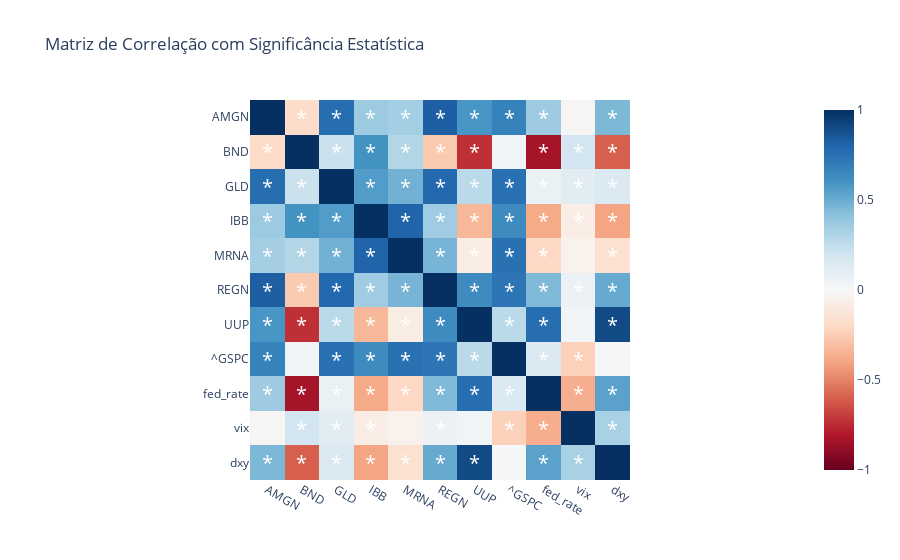

Notebook code for this chart:
### Markdown cell above
# Passo 2.1: Diagnóstico Econométrico das Features

Esta etapa realiza uma análise econométrica completa das features antes de usá-las no modelo:

1. **Testes de Estacionariedade**
   - Teste ADF (Augmented Dickey-Fuller)
   - Teste KPSS (Kwiatkowski-Phillips-Schmidt-Shin)
   
2. **Análise de Multicolinearidade**
   - VIF (Variance Inflation Factor)
   - Matriz de Correlação com p-valores

3. **Visualização dos Resultados**
   - Gráficos de Séries Temporais
   - Heatmap de Correlações

### Code cell
# --- Diagnóstico Econométrico Completo ---
from statsmodels.tsa.stattools import adfuller, kpss
from statsmodels.stats.outliers_influence import variance_inflation_factor
import numpy as np
from scipy import stats
import warnings
import plotly.express as px
warnings.filterwarnings('ignore')

def teste_estacionariedade(series, nome_serie):
    """Realiza testes de estacionariedade (ADF e KPSS) em uma série temporal."""
    # Teste ADF
    adf_result = adfuller(series.dropna())
    
    # Teste KPSS
    kpss_result = kpss(series.dropna(), regression='c')
    
    # Interpretação dos resultados
    eh_estacionaria = (adf_result[1] < 0.05) and (kpss_result[1] > 0.05)
    
    print(f"\nDiagnóstico de Estacionariedade para {nome_serie}")
    print("-" * 50)
    print(f"Teste ADF:")
    print(f"  p-valor: {adf_result[1]:.4f}")
    print(f"  Estatística de teste: {adf_result[0]:.4f}")
    
    print(f"\nTeste KPSS:")
    print(f"  p-valor: {kpss_result[1]:.4f}")
    print(f"  Estatística de teste: {kpss_result[0]:.4f}")
    
    print(f"\nConclusão: A série {'é' if eh_estacionaria else 'não é'} estacionária")
    
    return eh_estacionaria

def calcular_vif(X):
    """Calcula o VIF (Variance Inflation Factor) para cada feature."""
    vif_data = pd.DataFrame()
    vif_data["Feature"] = X.columns
    vif_data["VIF"] = [variance_inflation_factor(X.values, i) for i in range(X.shape[1])]
    return vif_data.sort_values('VIF', ascending=False)

def matriz_correlacao_significativa(data):
    """Calcula a matriz de correlação com p-valores."""
    corr_matrix = data.corr()
    p_values = pd.DataFrame(np.zeros_like(corr_matrix), columns=data.columns, index=data.columns)
    
    for i in range(len(data.columns)):
        for j in range(len(data.columns)):
            if i != j:
                stat, p = stats.pearsonr(data.iloc[:, i].dropna(), data.iloc[:, j].dropna())
                p_values.iloc[i, j] = p
    
    return corr_matrix, p_values

# 1. Análise de Estacionariedade
print("=== Análise de Estacionariedade ===")
features_macro = ['fed_rate', 'vix', 'dxy']
series_estacionarias = {}

for feature in features_macro:
    if feature in unified_data.columns:
        # Testar versão original
        print(f"\nTestando feature: {feature}")
        eh_estacionaria = teste_estacionariedade(unified_data[feature], feature)
        
        # Se não for estacionária, testar diferença
        if not eh_estacionaria:
            print(f"\nTestando primeira diferença de {feature}")
            diff_series = unified_data[feature].diff().dropna()
            eh_estacionaria = teste_estacionariedade(diff_series, f"{feature} (diff)")
        
        series_estacionarias[feature] = eh_estacionaria

# 2. Análise de Multicolinearidade
print("\n=== Análise de Multicolinearidade ===")
features_numericas = unified_data.select_dtypes(include=[np.number]).columns
vif_results = calcular_vif(unified_data[features_numericas])
print("\nResultados do VIF:")
print(vif_results)

# 3. Matriz de Correlação com Significância
corr_matrix, p_values = matriz_correlacao_significativa(unified_data[features_numericas])

# Visualização da Matriz de Correlação
fig = px.imshow(
    corr_matrix,
    title='Matriz de Correlação com Significância Estatística',
    color_continuous_scale='RdBu',
    zmin=-1,
    zmax=1
)

# Adicionar asteriscos para correlações significativas
for i in range(len(features_numericas)):
    for j in range(len(features_numericas)):
        if i != j:
            if p_values.iloc[i, j] < 0.05:
                fig.add_annotation(
                    x=j,
                    y=i,
                    text="*",
                    showarrow=False,
                    font=dict(size=20, color="white")
                )

fig.write_html(os.path.join(output_dir, 'correlation_significance.html'))
fig.write_image(os.path.join(output_dir, 'correlation_significance.pdf'))
fig.show()

# Salvar resultados em um arquivo de texto
with open(os.path.join(output_dir, 'diagnostico_econometrico.txt'), 'w') as f:
    f.write("=== Diagnóstico Econométrico ===\n\n")
    
    f.write("1. Análise de Estacionariedade:\n")
    for feature, eh_estacionaria in series_estacionarias.items():
        f.write(f"{feature}: {'Estacionária' if eh_estacionaria else 'Não Estacionária'}\n")
    
    f.write("\n2. Análise de Multicolinearidade (VIF):\n")
    f.write(vif_results.to_string())
    
    f.write("\n\n3. Correlações Significativas:\n")
    for i in range(len(features_numericas)):
        for j in range(i+1, len(features_numericas)):
            if p_values.iloc[i, j] < 0.05:
                f.write(f"{features_numericas[i]} - {features_numericas[j]}: ")
                f.write(f"corr = {corr_matrix.iloc[i, j]:.2f}, p = {p_values.iloc[i, j]:.4f}\n")

print("\nDiagnóstico econométrico completo salvo em 'diagnostico_econometrico.txt'")

### Figure 1 — Plotly figure (JSON) as saved in the notebook; plotly's stock layout.template omitted (floating-point values rounded to 4 significant figures)
{"data": [{"coloraxis": "coloraxis", "hovertemplate": "x: %{x}<br>y: %{y}<br>color: %{z}<extra></extra>", "name": "0", "type": "heatmap", "x": ["AMGN", "BND", "GLD", "IBB", "MRNA", "REGN", "UUP", "^GSPC", "fed_rate", "vix", "dxy"], "xaxis": "x", "y": ["AMGN", "BND", "GLD", "IBB", "MRNA", "REGN", "UUP", "^GSPC", "fed_rate", "vix", "dxy"], "yaxis": "y", "z": [[1.0, -0.1914, 0.7653, 0.3674, 0.3455, 0.8272, 0.5887, 0.6771, 0.3607, -0.01121, 0.451], [-0.1914, 1.0, 0.2201, 0.6055, 0.2948, -0.2636, -0.7336, 0.03055, -0.8311, 0.1947, -0.6025], [0.7653, 0.2201, 1.0, 0.565, 0.4804, 0.7875, 0.2737, 0.7503, 0.07213, 0.1126, 0.1507], [0.3674, 0.6055, 0.565, 1.0, 0.8058, 0.3587, -0.3345, 0.6352, -0.3822, -0.07349, -0.3951], [0.3455, 0.2948, 0.4804, 0.8058, 1.0, 0.4676, -0.08197, 0.7526, -0.2098, -0.04431, -0.1626], [0.8272, -0.2636, 0.7875, 0.3587, 0.4676, 1.0, 0.6359, 0.7323, 0.4459, 0.06192, 0.5088], [0.5887, -0.7336, 0.2737, -0.3345, -0.08197, 0.6359, 1.0, 0.2724, 0.7648, 0.03669, 0.9039], [0.6771, 0.03055, 0.7503, 0.6352, 0.7526, 0.7323, 0.2724, 1.0, 0.1507, -0.2377, 0.01269], [0.3607, -0.8311, 0.07213, -0.3822, -0.2098, 0.4459, 0.7648, 0.1507, 1.0, -0.3654, 0.5426], [-0.01121, 0.1947, 0.1126, -0.07349, -0.04431, 0.06192, 0.03669, -0.2377, -0.3654, 1.0, 0.3269], [0.451, -0.6025, 0.1507, -0.3951, -0.1626, 0.5088, 0.9039, 0.01269, 0.5426, 0.3269, 1.0]]}], "layout": {"annotations": [{"font": {"color": "white", "size": 20}, "showarrow": false, "text": "*", "x": 1, "y": 0}, {"font": {"color": "white", "size": 20}, "showarrow": false, "text": "*", "x": 2, "y": 0}, {"font": {"color": "white", "size": 20}, "showarrow": false, "text": "*", "x": 3, "y": 0}, {"font": {"color": "white", "size": 20}, "showarrow": false, "text": "*", "x": 4, "y": 0}, {"font": {"color": "white", "size": 20}, "showarrow": false, "text": "*", "x": 5, "y": 0}, {"font": {"color": "white", "size": 20}, "showarrow": false, "text": "*", "x": 6, "y": 0}, {"font": {"color": "white", "size": 20}, "showarrow": false, "text": "*", "x": 7, "y": 0}, {"font": {"color": "white", "size": 20}, "showarrow": false, "text": "*", "x": 8, "y": 0}, {"font": {"color": "white", "size": 20}, "showarrow": false, "text": "*", "x": 10, "y": 0}, {"font": {"color": "white", "size": 20}, "showarrow": false, "text": "*", "x": 0, "y": 1}, {"font": {"color": "white", "size": 20}, "showarrow": false, "text": "*", "x": 2, "y": 1}, {"font": {"color": "white", "size": 20}, "showarrow": false, "text": "*", "x": 3, "y": 1}, {"font": {"color": "white", "size": 20}, "showarrow": false, "text": "*", "x": 4, "y": 1}, {"font": {"color": "white", "size": 20}, "showarrow": false, "text": "*", "x": 5, "y": 1}, {"font": {"color": "white", "size": 20}, "showarrow": false, "text": "*", "x": 6, "y": 1}, {"font": {"color": "white", "size": 20}, "showarrow": false, "text": "*", "x": 8, "y": 1}, {"font": {"color": "white", "size": 20}, "showarrow": false, "text": "*", "x": 9, "y": 1}, {"font": {"color": "white", "size": 20}, "showarrow": false, "text": "*", "x": 10, "y": 1}, {"font": {"color": "white", "size": 20}, "showarrow": false, "text": "*", "x": 0, "y": 2}, {"font": {"color": "white", "size": 20}, "showarrow": false, "text": "*", "x": 1, "y": 2}, {"font": {"color": "white", "size": 20}, "showarrow": false, "text": "*", "x": 3, "y": 2}, {"font": {"color": "white", "size": 20}, "showarrow": false, "text": "*", "x": 4, "y": 2}, {"font": {"color": "white", "size": 20}, "showarrow": false, "text": "*", "x": 5, "y": 2}, {"font": {"color": "white", "size": 20}, "showarrow": false, "text": "*", "x": 6, "y": 2}, {"font": {"color": "white", "size": 20}, "showarrow": false, "text": "*", "x": 7, "y": 2}, {"font": {"color": "white", "size": 20}, "showarrow": false, "text": "*", "x": 8, "y": 2}, {"font": {"color": "white", "size": 20}, "showarrow": false, "text": "*", "x": 9, "y": 2}, {"font": {"color": "white", "size": 20}, "showarrow": false, "text": "*", "x": 10, "y": 2}, {"font": {"color": "white", "size": 20}, "showarrow": false, "text": "*", "x": 0, "y": 3}, {"font": {"color": "white", "size": 20}, "showarrow": false, "text": "*", "x": 1, "y": 3}, {"font": {"color": "white", "size": 20}, "showarrow": false, "text": "*", "x": 2, "y": 3}, {"font": {"color": "white", "size": 20}, "showarrow": false, "text": "*", "x": 4, "y": 3}, {"font": {"color": "white", "size": 20}, "showarrow": false, "text": "*", "x": 5, "y": 3}, {"font": {"color": "white", "size": 20}, "showarrow": false, "text": "*", "x": 6, "y": 3}, {"font": {"color": "white", "size": 20}, "showarrow": false, "text": "*", "x": 7, "y": 3}, {"font": {"color": "white", "size": 20}, "showarrow": false, "text": "*", "x": 8, "y": 3}, {"font": {"color": "white", "size": 20}, "showarrow": false, "text": "*", "x": 9, "y": 3}, {"font": {"color": "white", "size": 20}, "showarrow": false, "text": "*", "x": 10, "y": 3}, {"font": {"color": "white", "size": 20}, "showarrow": false, "text": "*", "x": 0, "y": 4}, {"font": {"color": "white", "size": 20}, "showarrow": false, "text": "*", "x": 1, "y": 4}, {"font": {"color": "white", "size": 20}, "showarrow": false, "text": "*", "x": 2, "y": 4}, {"font": {"color": "white", "size": 20}, "showarrow": false, "text": "*", "x": 3, "y": 4}, {"font": {"color": "white", "size": 20}, "showarrow": false, "text": "*", "x": 5, "y": 4}, {"font": {"color": "white", "size": 20}, "showarrow": false, "text": "*", "x": 6, "y": 4}, {"font": {"color": "white", "size": 20}, "showarrow": false, "text": "*", "x": 7, "y": 4}, {"font": {"color": "white", "size": 20}, "showarrow": false, "text": "*", "x": 8, "y": 4}, {"font": {"color": "white", "size": 20}, "showarrow": false, "text": "*", "x": 10, "y": 4}, {"font": {"color": "white", "size": 20}, "showarrow": false, "text": "*", "x": 0, "y": 5}, {"font": {"color": "white", "size": 20}, "showarrow": false, "text": "*", "x": 1, "y": 5}, {"font": {"color": "white", "size": 20}, "showarrow": false, "text": "*", "x": 2, "y": 5}, {"font": {"color": "white", "size": 20}, "showarrow": false, "text": "*", "x": 3, "y": 5}, {"font": {"color": "white", "size": 20}, "showarrow": false, "text": "*", "x": 4, "y": 5}, {"font": {"color": "white", "size": 20}, "showarrow": false, "text": "*", "x": 6, "y": 5}, {"font": {"color": "white", "size": 20}, "showarrow": false, "text": "*", "x": 7, "y": 5}, {"font": {"color": "white", "size": 20}, "showarrow": false, "text": "*", "x": 8, "y": 5}, {"font": {"color": "white", "size": 20}, "showarrow": false, "text": "*", "x": 9, "y": 5}, {"font": {"color": "white", "size": 20}, "showarrow": false, "text": "*", "x": 10, "y": 5}, {"font": {"color": "white", "size": 20}, "showarrow": false, "text": "*", "x": 0, "y": 6}, {"font": {"color": "white", "size": 20}, "showarrow": false, "text": "*", "x": 1, "y": 6}, {"font": {"color": "white", "size": 20}, "showarrow": false, "text": "*", "x": 2, "y": 6}, {"font": {"color": "white", "size": 20}, "showarrow": false, "text": "*", "x": 3, "y": 6}, {"font": {"color": "white", "size": 20}, "showarrow": false, "text": "*", "x": 4, "y": 6}, {"font": {"color": "white", "size": 20}, "showarrow": false, "text": "*", "x": 5, "y": 6}, {"font": {"color": "white", "size": 20}, "showarrow": false, "text": "*", "x": 7, "y": 6}, {"font": {"color": "white", "size": 20}, "showarrow": false, "text": "*", "x": 8, "y": 6}, {"font": {"color": "white", "size": 20}, "showarrow": false, "text": "*", "x": 10, "y": 6}, {"font": {"color": "white", "size": 20}, "showarrow": false, "text": "*", "x": 0, "y": 7}, {"font": {"color": "white", "size": 20}, "showarrow": false, "text": "*", "x": 2, "y": 7}, {"font": {"color": "white", "size": 20}, "showarrow": false, "text": "*", "x": 3, "y": 7}, {"font": {"color": "white", "size": 20}, "showarrow": false, "text": "*", "x": 4, "y": 7}, {"font": {"color": "white", "size": 20}, "showarrow": false, "text": "*", "x": 5, "y": 7}, {"font": {"color": "white", "size": 20}, "showarrow": false, "text": "*", "x": 6, "y": 7}, {"font": {"color": "white", "size": 20}, "showarrow": false, "text": "*", "x": 8, "y": 7}, {"font": {"color": "white", "size": 20}, "showarrow": false, "text": "*", "x": 9, "y": 7}, {"font": {"color": "white", "size": 20}, "showarrow": false, "text": "*", "x": 0, "y": 8}, {"font": {"color": "white", "size": 20}, "showarrow": false, "text": "*", "x": 1, "y": 8}, {"font": {"color": "white", "size": 20}, "showarrow": false, "text": "*", "x": 2, "y": 8}, {"font": {"color": "white", "size": 20}, "showarrow": false, "text": "*", "x": 3, "y": 8}, {"font": {"color": "white", "size": 20}, "showarrow": false, "text": "*", "x": 4, "y": 8}, {"font": {"color": "white", "size": 20}, "showarrow": false, "text": "*", "x": 5, "y": 8}, {"font": {"color": "white", "size": 20}, "showarrow": false, "text": "*", "x": 6, "y": 8}, {"font": {"color": "white", "size": 20}, "showarrow": false, "text": "*", "x": 7, "y": 8}, {"font": {"color": "white", "size": 20}, "showarrow": false, "text": "*", "x": 9, "y": 8}, {"font": {"color": "white", "size": 20}, "showarrow": false, "text": "*", "x": 10, "y": 8}, {"font": {"color": "white", "size": 20}, "showarrow": false, "text": "*", "x": 1, "y": 9}, {"font": {"color": "white", "size": 20}, "showarrow": false, "text": "*", "x": 2, "y": 9}, {"font": {"color": "white", "size": 20}, "showarrow": false, "text": "*", "x": 3, "y": 9}, {"font": {"color": "white", "size": 20}, "showarrow": false, "text": "*", "x": 5, "y": 9}, {"font": {"color": "white", "size": 20}, "showarrow": false, "text": "*", "x": 7, "y": 9}, {"font": {"color": "white", "size": 20}, "showarrow": false, "text": "*", "x": 8, "y": 9}, {"font": {"color": "white", "size": 20}, "showarrow": false, "text": "*", "x": 10, "y": 9}, {"font": {"color": "white", "size": 20}, "showarrow": false, "text": "*", "x": 0, "y": 10}, {"font": {"color": "white", "size": 20}, "showarrow": false, "text": "*", "x": 1, "y": 10}, {"font": {"color": "white", "size": 20}, "showarrow": false, "text": "*", "x": 2, "y": 10}, {"font": {"color": "white", "size": 20}, "showarrow": false, "text": "*", "x": 3, "y": 10}, {"font": {"color": "white", "size": 20}, "showarrow": false, "text": "*", "x": 4, "y": 10}, {"font": {"color": "white", "size": 20}, "showarrow": false, "text": "*", "x": 5, "y": 10}, {"font": {"color": "white", "size": 20}, "showarrow": false, "text": "*", "x": 6, "y": 10}, {"font": {"color": "white", "size": 20}, "showarrow": false, "text": "*", "x": 8, "y": 10}, {"font": {"color": "white", "size": 20}, "showarrow": false, "text": "*", "x": 9, "y": 10}], "coloraxis": {"cmax": 1, "cmin": -1, "colorscale": [[0, "rgb(103,0,31)"], [0.1, "rgb(178,24,43)"], [0.2, "rgb(214,96,77)"], [0.3, "rgb(244,165,130)"], [0.4, "rgb(253,219,199)"], [0.5, "rgb(247,247,247)"], [0.6, "rgb(209,229,240)"], [0.7, "rgb(146,197,222)"], [0.8, "rgb(67,147,195)"], [0.9, "rgb(33,102,172)"], [1, "rgb(5,48,97)"]]}, "title": {"text": "Matriz de Correlação com Significância Estatística"}, "xaxis": {"anchor": "y", "constrain": "domain", "domain": [0, 1], "scaleanchor": "y"}, "yaxis": {"anchor": "x", "autorange": "reversed", "constrain": "domain", "domain": [0, 1]}}}
